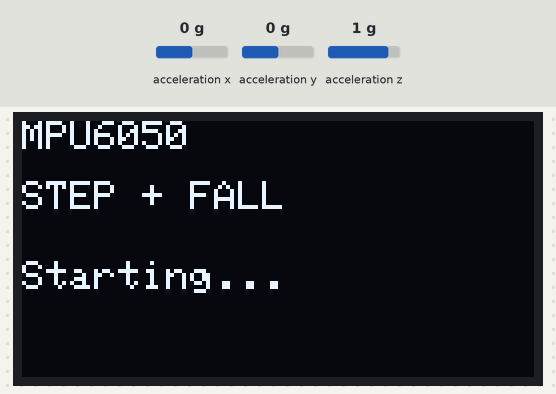
Recording of a sketch running on a simulated ESP32. Parts: 128×64 one-colour display. Wiring (inferred from the names in the program): MPU-6050 motion sensor at I2C address 0x68. The inputs (shaded band) are chosen by the test bench; at power-on: acceleration z 1 g, acceleration x 0 g, acceleration y 0 g. What the sketch prints to the serial monitor is not drawn.

Above: at 0.6 s.
At 3.2 s:
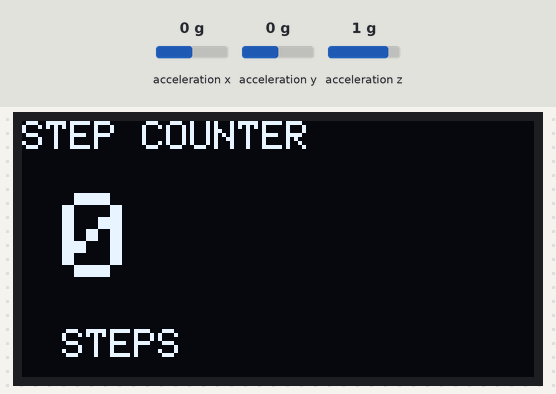
3.3 s: acceleration z set to 0 g
Timing chart, 0 to 6.3 s (numbered marks = the images above; inputs shaded):
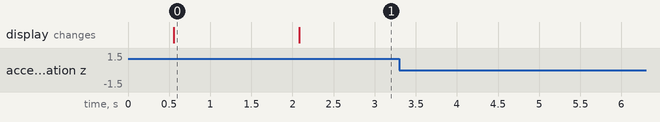

Measured:
- after the input at 3.3 s, every drawn part: stays the same
- what the display in image 0 shows lasts 1.5 s, from 0.6 s to 2.1 s

The sketch:

max301202_walking_and_falling.ino
```cpp
#include <Wire.h>
#include <Adafruit_GFX.h>
#include <Adafruit_SSD1306.h>
#include <math.h>

// =================================================
// OLED
// =================================================

#define SCREEN_WIDTH 128
#define SCREEN_HEIGHT 64

#define OLED_SDA 15
#define OLED_SCL 16

Adafruit_SSD1306 display(
  SCREEN_WIDTH,
  SCREEN_HEIGHT,
  &Wire,
  -1
);


// =================================================
// MPU6050
// =================================================

#define MPU_SDA 21
#define MPU_SCL 22

#define MPU6050_ADDR 0x68

TwoWire MPUWire = TwoWire(1);

#define PWR_MGMT_1    0x6B
#define ACCEL_XOUT_H  0x3B


// =================================================
// STEP DETECTION SETTINGS
// =================================================

// Higher = less sensitive
#define STEP_THRESHOLD 0.25

// Minimum time between steps
#define MIN_STEP_TIME 350

// Maximum time between walking steps
#define MAX_STEP_TIME 2000

// Moving average filter
#define FILTER_SIZE 5


// =================================================
// FALL DETECTION SETTINGS
// =================================================

// Free-fall threshold
// Acceleration below this means possible free fall
#define FREEFALL_THRESHOLD 0.55

// Impact threshold
// Large acceleration after free fall
#define IMPACT_THRESHOLD 2.3

// Maximum time between free-fall and impact
#define FALL_WINDOW 1000

// Time to check for inactivity after impact
#define STILL_TIME 1500

// Movement threshold during inactivity check
#define MOVEMENT_THRESHOLD 0.20


// =================================================
// STEP VARIABLES
// =================================================

int stepCount = 0;

float accelerationBuffer[FILTER_SIZE];

int bufferIndex = 0;

float previousFiltered = 0;

bool rising = false;

unsigned long lastStepTime = 0;


// =================================================
// FALL VARIABLES
// =================================================

bool possibleFall = false;

bool impactDetected = false;

unsigned long freeFallTime = 0;

unsigned long impactTime = 0;

bool fallDetected = false;


// =================================================
// READ MPU6050
// =================================================

bool readAcceleration(
  float &ax,
  float &ay,
  float &az
) {

  MPUWire.beginTransmission(
    MPU6050_ADDR
  );

  MPUWire.write(
    ACCEL_XOUT_H
  );

  if (
    MPUWire.endTransmission(false)
    != 0
  ) {
    return false;
  }


  if (
    MPUWire.requestFrom(
      MPU6050_ADDR,
      6,
      true
    ) != 6
  ) {
    return false;
  }


  int16_t rawX =
    (MPUWire.read() << 8) |
    MPUWire.read();

  int16_t rawY =
    (MPUWire.read() << 8) |
    MPUWire.read();

  int16_t rawZ =
    (MPUWire.read() << 8) |
    MPUWire.read();


  // MPU6050 ±2g
  ax = rawX / 16384.0;

  ay = rawY / 16384.0;

  az = rawZ / 16384.0;


  return true;
}


// =================================================
// TOTAL ACCELERATION
// =================================================

float getAccelerationMagnitude(
  float ax,
  float ay,
  float az
) {

  return sqrt(
    ax * ax +
    ay * ay +
    az * az
  );
}


// =================================================
// MOVING AVERAGE FILTER
// =================================================

float filterAcceleration(
  float acceleration
) {

  accelerationBuffer[bufferIndex] =
    acceleration;

  bufferIndex++;

  if (
    bufferIndex >= FILTER_SIZE
  ) {
    bufferIndex = 0;
  }


  float sum = 0;


  for (
    int i = 0;
    i < FILTER_SIZE;
    i++
  ) {

    sum +=
      accelerationBuffer[i];
  }


  return sum / FILTER_SIZE;
}


// =================================================
// DISPLAY NORMAL SCREEN
// =================================================

void displaySteps() {

  display.clearDisplay();

  display.setTextColor(
    SSD1306_WHITE
  );


  // Title
  display.setTextSize(1);

  display.setCursor(
    0,
    0
  );

  display.println(
    "STEP COUNTER"
  );


  // Step count
  display.setTextSize(3);

  display.setCursor(
    10,
    18
  );

  display.print(
    stepCount
  );


  // Steps
  display.setTextSize(1);

  display.setCursor(
    10,
    52
  );

  display.println(
    "STEPS"
  );


  display.display();
}


// =================================================
// FALL WARNING SCREEN
// =================================================

void displayFallWarning() {

  display.clearDisplay();

  display.setTextColor(
    SSD1306_WHITE
  );


  display.setTextSize(2);

  display.setCursor(
    25,
    5
  );

  display.println(
    "WARNING"
  );


  display.setTextSize(1);

  display.setCursor(
    20,
    30
  );

  display.println(
    "FALL DETECTED!"
  );


  display.setCursor(
    15,
    48
  );

  display.println(
    "CHECK YOURSELF"
  );


  display.display();
}


// =================================================
// FALL DETECTION
// =================================================

void detectFall(
  float acceleration
) {

  unsigned long now =
    millis();


  // -------------------------------------------------
  // STEP 1: FREE FALL
  // -------------------------------------------------

  if (
    acceleration <
    FREEFALL_THRESHOLD
  ) {

    if (!possibleFall) {

      possibleFall = true;

      freeFallTime = now;

      Serial.println(
        "Possible free fall!"
      );
    }
  }


  // -------------------------------------------------
  // STEP 2: CANCEL OLD FREE FALL
  // -------------------------------------------------

  if (
    possibleFall &&
    now - freeFallTime >
    FALL_WINDOW
  ) {

    possibleFall = false;

    Serial.println(
      "Free fall timeout"
    );
  }


  // -------------------------------------------------
  // STEP 3: IMPACT
  // -------------------------------------------------

  if (
    possibleFall &&
    acceleration >
    IMPACT_THRESHOLD
  ) {

    possibleFall = false;

    impactDetected = true;

    impactTime = now;

    Serial.println(
      "IMPACT DETECTED!"
    );
  }


  // -------------------------------------------------
  // STEP 4: WAIT FOR INACTIVITY
  // -------------------------------------------------

  if (
    impactDetected &&
    now - impactTime >
    STILL_TIME
  ) {

    // If we reach here after
    // an impact, declare fall

    fallDetected = true;

    impactDetected = false;

    Serial.println(
      "***** FALL DETECTED *****"
    );


    displayFallWarning();
  }
}


// =================================================
// SETUP
// =================================================

void setup() {

  Serial.begin(
    115200
  );

  delay(500);


  // =================================================
  // OLED
  // =================================================

  Wire.begin(
    OLED_SDA,
    OLED_SCL
  );

  Wire.setClock(
    100000
  );


  if (
    !display.begin(
      SSD1306_SWITCHCAPVCC,
      0x3C
    )
  ) {

    Serial.println(
      "OLED not found!"
    );

    while (1);
  }


  Serial.println(
    "OLED found!"
  );


  // =================================================
  // MPU6050
  // =================================================

  MPUWire.begin(
    MPU_SDA,
    MPU_SCL
  );

  MPUWire.setClock(
    100000
  );


  MPUWire.beginTransmission(
    MPU6050_ADDR
  );


  if (
    MPUWire.endTransmission()
    != 0
  ) {

    Serial.println(
      "MPU6050 not found!"
    );

    while (1);
  }


  Serial.println(
    "MPU6050 found!"
  );


  // =================================================
  // WAKE MPU6050
  // =================================================

  MPUWire.beginTransmission(
    MPU6050_ADDR
  );

  MPUWire.write(
    PWR_MGMT_1
  );

  MPUWire.write(
    0x00
  );

  MPUWire.endTransmission();


  // =================================================
  // INITIALIZE FILTER
  // =================================================

  for (
    int i = 0;
    i < FILTER_SIZE;
    i++
  ) {

    accelerationBuffer[i] =
      0;
  }


  // =================================================
  // START SCREEN
  // =================================================

  display.clearDisplay();

  display.setTextColor(
    SSD1306_WHITE
  );

  display.setTextSize(1);


  display.setCursor(
    0,
    0
  );

  display.println(
    "MPU6050"
  );


  display.setCursor(
    0,
    15
  );

  display.println(
    "STEP + FALL"
  );


  display.setCursor(
    0,
    35
  );

  display.println(
    "Starting..."
  );


  display.display();

  delay(1500);


  displaySteps();
}


// =================================================
// LOOP
// =================================================

void loop() {

  float ax;
  float ay;
  float az;


  // =================================================
  // READ MPU6050
  // =================================================

  if (
    !readAcceleration(
      ax,
      ay,
      az
    )
  ) {

    Serial.println(
      "MPU6050 read error!"
    );

    delay(50);

    return;
  }


  // =================================================
  // TOTAL ACCELERATION
  // =================================================

  float acceleration =
    getAccelerationMagnitude(
      ax,
      ay,
      az
    );


  // =================================================
  // FALL DETECTION
  // =================================================

  if (!fallDetected) {

    detectFall(
      acceleration
    );
  }


  // =================================================
  // STEP DETECTION
  // =================================================

  if (!fallDetected) {

    float dynamicAcceleration =
      acceleration - 1.0;


    float filtered =
      filterAcceleration(
        dynamicAcceleration
      );


    unsigned long now =
      millis();


    // Rising signal

    if (
      filtered >
      previousFiltered
    ) {

      rising = true;
    }


    // Falling after peak

    if (
      rising &&
      filtered <
      previousFiltered
    ) {

      float peak =
        previousFiltered;


      rising = false;


      if (
        peak >
        STEP_THRESHOLD
      ) {

        unsigned long
        timeSinceLastStep =
          now - lastStepTime;


        // First step

        if (
          lastStepTime == 0
        ) {

          stepCount++;

          lastStepTime =
            now;

          displaySteps();


          Serial.print(
            "STEP = "
          );

          Serial.println(
            stepCount
          );
        }


        // Normal walking

        else if (
          timeSinceLastStep >
          MIN_STEP_TIME &&

          timeSinceLastStep <
          MAX_STEP_TIME
        ) {

          stepCount++;

          lastStepTime =
            now;

          displaySteps();


          Serial.print(
            "STEP = "
          );

          Serial.println(
            stepCount
          );
        }
      }
    }


    previousFiltered =
      filtered;
  }


  // =================================================
  // DEBUG
  // =================================================

  Serial.print(
    "Acceleration: "
  );

  Serial.print(
    acceleration
  );

  Serial.print(
    " | Steps: "
  );

  Serial.print(
    stepCount
  );

  Serial.print(
    " | Fall: "
  );

  Serial.println(
    fallDetected
  );


  delay(40);
}
```
